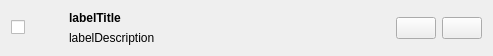
<?xml version="1.0" encoding="UTF-8"?>
<ui version="4.0">
 <class>ItemWidget</class>
 <widget class="QWidget" name="ItemWidget">
  <property name="geometry">
   <rect>
    <x>0</x>
    <y>0</y>
    <width>493</width>
    <height>52</height>
   </rect>
  </property>
  <property name="windowTitle">
   <string notr="true">ItemWidget</string>
  </property>
  <layout class="QGridLayout" name="gridLayout">
   <item row="0" column="1">
    <widget class="QLabel" name="labelIcon">
     <property name="minimumSize">
      <size>
       <width>32</width>
       <height>32</height>
      </size>
     </property>
     <property name="maximumSize">
      <size>
       <width>32</width>
       <height>32</height>
      </size>
     </property>
     <property name="text">
      <string notr="true"/>
     </property>
    </widget>
   </item>
   <item row="0" column="2">
    <layout class="QVBoxLayout" name="verticalLayout">
     <item>
      <widget class="QLabel" name="labelTitle">
       <property name="font">
        <font>
         <weight>75</weight>
         <bold>true</bold>
        </font>
       </property>
       <property name="text">
        <string notr="true">labelTitle</string>
       </property>
      </widget>
     </item>
     <item>
      <widget class="QLabel" name="labelDescription">
       <property name="text">
        <string notr="true">labelDescription</string>
       </property>
      </widget>
     </item>
    </layout>
   </item>
   <item row="0" column="3">
    <spacer name="horizontalSpacer">
     <property name="orientation">
      <enum>Qt::Horizontal</enum>
     </property>
     <property name="sizeHint" stdset="0">
      <size>
       <width>227</width>
       <height>20</height>
      </size>
     </property>
    </spacer>
   </item>
   <item row="0" column="4">
    <widget class="QPushButton" name="pushEdit">
     <property name="toolTip">
      <string>Edit</string>
     </property>
     <property name="text">
      <string/>
     </property>
    </widget>
   </item>
   <item row="0" column="5">
    <widget class="QPushButton" name="pushDelete">
     <property name="toolTip">
      <string>Delete</string>
     </property>
     <property name="text">
      <string/>
     </property>
    </widget>
   </item>
   <item row="0" column="0">
    <widget class="QCheckBox" name="checkState">
     <property name="text">
      <string notr="true"/>
     </property>
    </widget>
   </item>
  </layout>
 </widget>
 <tabstops>
  <tabstop>checkState</tabstop>
  <tabstop>pushEdit</tabstop>
  <tabstop>pushDelete</tabstop>
 </tabstops>
 <resources/>
 <connections/>
</ui>
